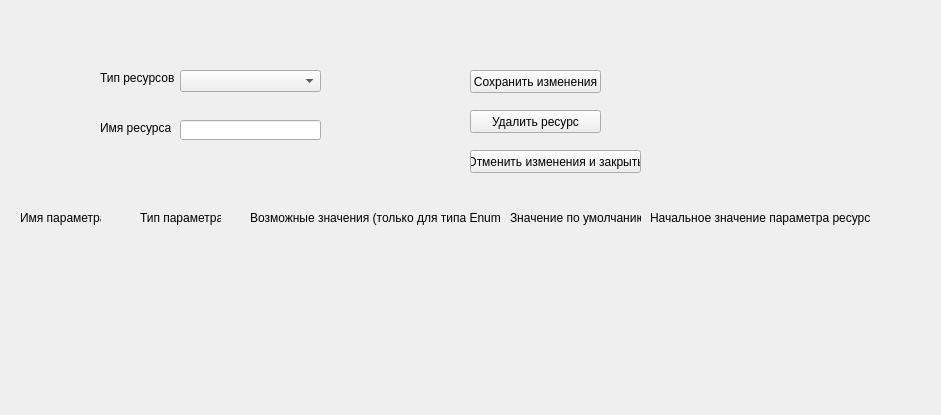
<?xml version="1.0" encoding="UTF-8"?>
<ui version="4.0">
 <class>FormEditResource</class>
 <widget class="QWidget" name="FormEditResource">
  <property name="geometry">
   <rect>
    <x>0</x>
    <y>0</y>
    <width>941</width>
    <height>415</height>
   </rect>
  </property>
  <property name="windowTitle">
   <string>Изменение ресурса</string>
  </property>
  <widget class="QLabel" name="label">
   <property name="geometry">
    <rect>
     <x>100</x>
     <y>70</y>
     <width>81</width>
     <height>16</height>
    </rect>
   </property>
   <property name="text">
    <string>Тип ресурсов</string>
   </property>
  </widget>
  <widget class="QLabel" name="label_2">
   <property name="geometry">
    <rect>
     <x>100</x>
     <y>120</y>
     <width>71</width>
     <height>16</height>
    </rect>
   </property>
   <property name="text">
    <string>Имя ресурса</string>
   </property>
  </widget>
  <widget class="QComboBox" name="cmbTypes">
   <property name="geometry">
    <rect>
     <x>180</x>
     <y>70</y>
     <width>141</width>
     <height>22</height>
    </rect>
   </property>
  </widget>
  <widget class="QLineEdit" name="fldResName">
   <property name="geometry">
    <rect>
     <x>180</x>
     <y>120</y>
     <width>141</width>
     <height>20</height>
    </rect>
   </property>
  </widget>
  <widget class="QPushButton" name="pushButton">
   <property name="geometry">
    <rect>
     <x>470</x>
     <y>70</y>
     <width>131</width>
     <height>23</height>
    </rect>
   </property>
   <property name="text">
    <string>Сохранить изменения</string>
   </property>
  </widget>
  <widget class="QPushButton" name="pushButton_2">
   <property name="geometry">
    <rect>
     <x>470</x>
     <y>110</y>
     <width>131</width>
     <height>23</height>
    </rect>
   </property>
   <property name="text">
    <string>Удалить ресурс</string>
   </property>
  </widget>
  <widget class="QPushButton" name="pushButton_3">
   <property name="geometry">
    <rect>
     <x>470</x>
     <y>150</y>
     <width>171</width>
     <height>23</height>
    </rect>
   </property>
   <property name="text">
    <string>Отменить изменения и закрыть</string>
   </property>
  </widget>
  <widget class="QLabel" name="label_3">
   <property name="geometry">
    <rect>
     <x>20</x>
     <y>210</y>
     <width>81</width>
     <height>16</height>
    </rect>
   </property>
   <property name="text">
    <string>Имя параметра</string>
   </property>
  </widget>
  <widget class="QLabel" name="label_4">
   <property name="geometry">
    <rect>
     <x>140</x>
     <y>210</y>
     <width>81</width>
     <height>16</height>
    </rect>
   </property>
   <property name="text">
    <string>Тип параметра</string>
   </property>
  </widget>
  <widget class="QLabel" name="label_5">
   <property name="geometry">
    <rect>
     <x>250</x>
     <y>210</y>
     <width>251</width>
     <height>16</height>
    </rect>
   </property>
   <property name="text">
    <string>Возможные значения (только для типа Enum)</string>
   </property>
  </widget>
  <widget class="QLabel" name="label_6">
   <property name="geometry">
    <rect>
     <x>510</x>
     <y>210</y>
     <width>131</width>
     <height>16</height>
    </rect>
   </property>
   <property name="text">
    <string>Значение по умолчанию</string>
   </property>
  </widget>
  <widget class="QLabel" name="label_7">
   <property name="geometry">
    <rect>
     <x>650</x>
     <y>210</y>
     <width>221</width>
     <height>16</height>
    </rect>
   </property>
   <property name="text">
    <string>Начальное значение параметра ресурсов</string>
   </property>
  </widget>
 </widget>
 <resources/>
 <connections/>
</ui>
